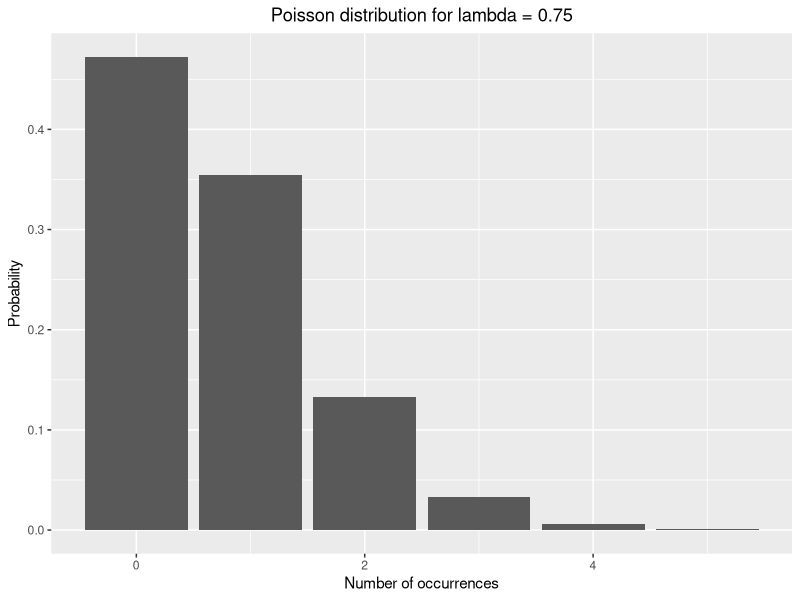
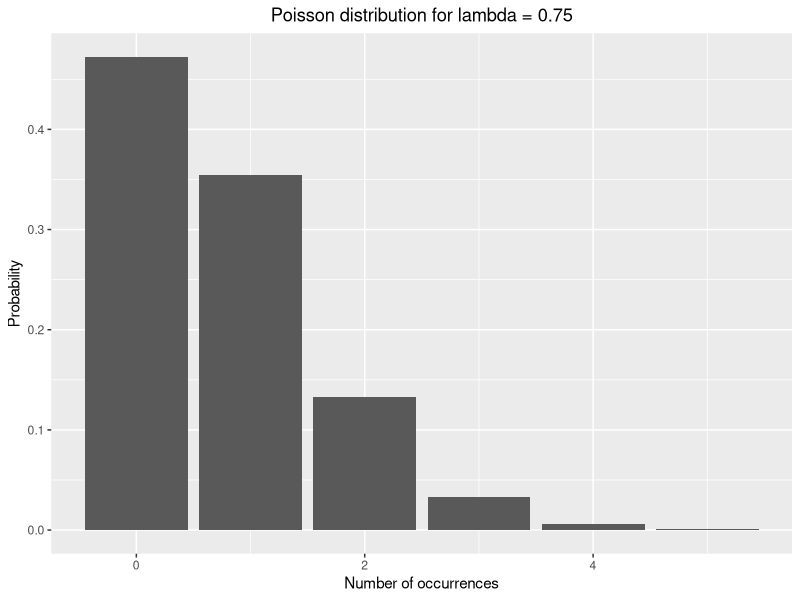
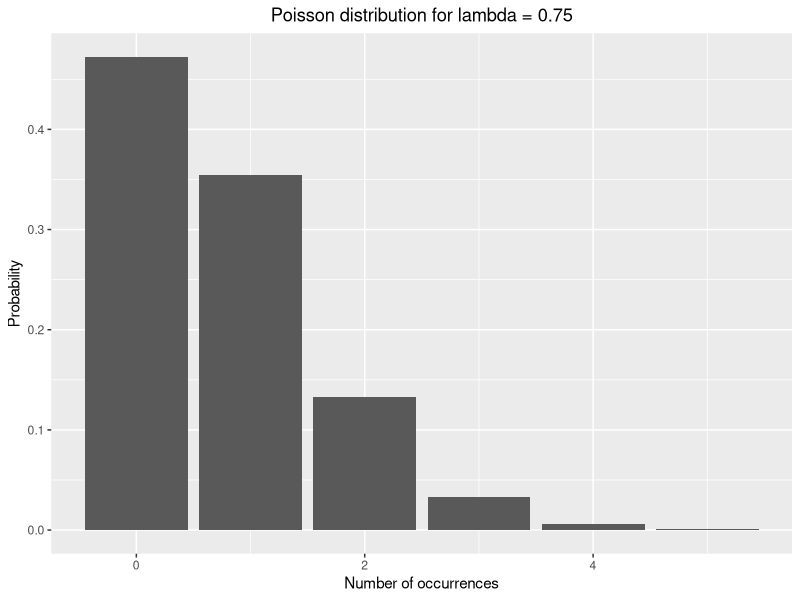

Generate these figures, in order, with R:
library(ggplot2)

poisson_plot <- function() {
    p <- ggplot(transform(data.frame(x=c(0:5)), y=dpois(x, 0.75)), aes(x, y)) +
        geom_bar(stat="identity") +
        ggtitle("Poisson distribution for lambda = 0.75") +
        labs(x = "Number of occurrences", y = "Probability") +
        theme(plot.title = element_text(hjust = 0.5))
    return(p)
}

png("c5_poisson.png")
print(poisson_plot())
dev.off()
svg("c5_poisson.svg")
print(poisson_plot())
dev.off()
pdf("c5_poisson.pdf")
print(poisson_plot())
dev.off()
